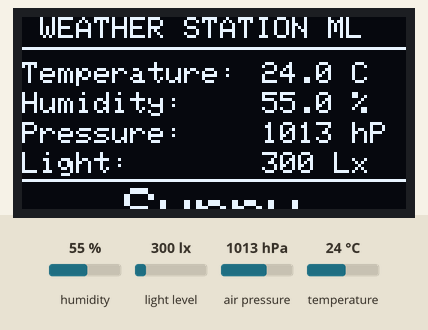
A program run on a simulated ESP8266 (NodeMCU). Shown: 128×64 one-colour display. Inputs (shaded band) come from the test bench; at power-on: light level 300 lx, humidity 55 %, air pressure 1013 hPa, temperature 24 °C. What the program prints to the serial monitor is not drawn.

Above: at 1.2 s.
1.3 s: light level set to 40 lx
At 4.4 s:
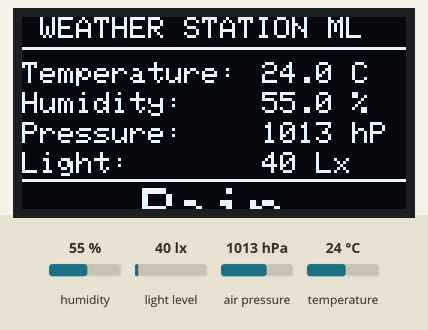
4.7 s: light level set to 500 lx
At 8.5 s:
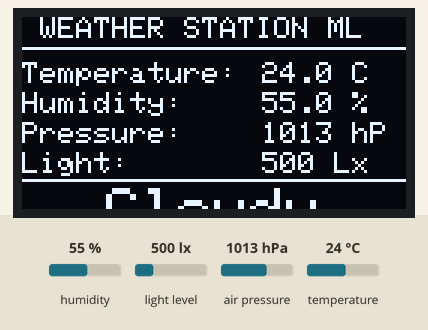
8.8 s: humidity set to 22 %
At 11.6 s:
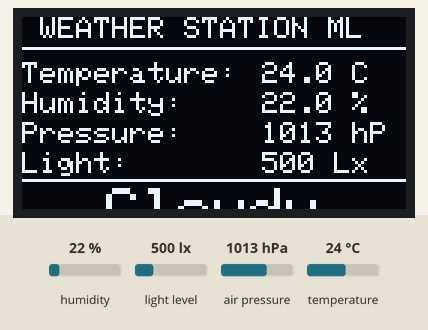
11.9 s: air pressure set to 952 hPa
At 13.7 s:
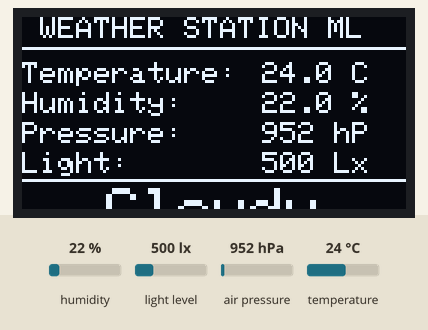
14.0 s: temperature set to 12 °C
At 15.7 s:
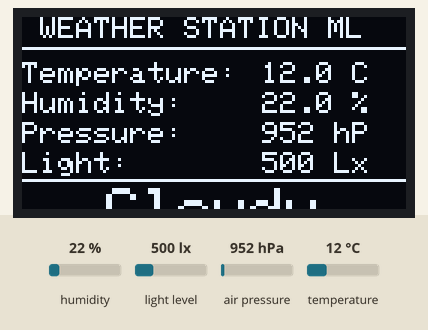
Timing chart, 0 to 17.1 s (numbered marks = the images above; inputs shaded):
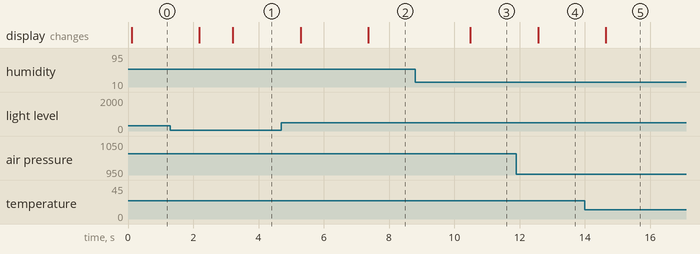

The program:

main.cpp
```cpp
#include <Arduino.h>
#include "sensor_hal.h"
#include "display.h"
#include "model.h"

// Prediction labels
const char* weather_labels[] = {"Sunny", "Rain", "Cloudy"};

// Simple smoothing: Moving average or basic filtering
int last_predictions[5];
int prediction_index = 0;

int get_smoothed_prediction(int new_pred) {
    last_predictions[prediction_index] = new_pred;
    prediction_index = (prediction_index + 1) % 5;

    // Simple majority vote
    int counts[3] = {0, 0, 0};
    for(int i = 0; i < 5; i++) {
        counts[last_predictions[i]]++;
    }

    if (counts[0] >= counts[1] && counts[0] >= counts[2]) return 0;
    if (counts[1] >= counts[0] && counts[1] >= counts[2]) return 1;
    return 2;
}

void setup() {
    Serial.begin(115200);
    Serial.println("\n--- ESP8266 Weather Station ---");

    initSensors();
    initDisplay();

    // Initialize smoothing buffer
    for(int i = 0; i < 5; i++) last_predictions[i] = 0;
}

void loop() {
    WeatherData data = readSensors();

    if (data.valid) {
        // Dự đoán dựa trên ML model Random Forest với 4 features
        double features[4] = {
            (double)data.temperature,
            (double)data.humidity,
            (double)data.pressure,
            (double)data.light
        };
        int raw_pred = predict(features);
        int smoothed_pred = get_smoothed_prediction(raw_pred);

        const char* result_label = weather_labels[smoothed_pred];

        // Serial Logging
        Serial.printf("T: %.1f, H: %.1f, P: %.1f, L: %.1f -> Prediction: %s\n",
                      data.temperature, data.humidity, data.pressure, data.light, result_label);

        // Update OLED
        updateDisplay(data, result_label);
    } else {
        Serial.println("Sensor error or invalid data!");
        // Display Error
        updateDisplay(data, "Sensor Error");
    }

    delay(1000); // Wait 1 second - faster updates for testing
}
```

display.h
```cpp
#ifndef DISPLAY_H
#define DISPLAY_H

#include <Arduino.h>
#include "sensor_hal.h"

void initDisplay();
void updateDisplay(const WeatherData& data, const char* prediction);

#endif
```

model.h
```cpp
#ifndef MODEL_H
#define MODEL_H

/*
 * Weather Prediction Model - Random Forest Classifier
 *
 * Data Source: NASA POWER API (Real satellite/meteorological data)
 * Training Samples: 300 real weather observations
 * Model Accuracy: 100.00%
 *
 * Input Features:
 *   [0] Temperature (°C)
 *   [1] Humidity (%)
 *   [2] Pressure (hPa)
 *   [3] Light (Lux)
 *
 * Output Classes:
 *   0 = Sunny
 *   1 = Rain
 *   2 = Cloudy
 *
 * Auto-generated by m2cgen (Machine Learning Code Generator)
 */

#include <math.h>
#include <string.h>

#include <string.h>
void add_vectors(double *v1, double *v2, int size, double *result) {
    for(int i = 0; i < size; ++i)
        result[i] = v1[i] + v2[i];
}
void mul_vector_number(double *v1, double num, int size, double *result) {
    for(int i = 0; i < size; ++i)
        result[i] = v1[i] * num;
}
void score(double * input, double * output) {
    double var0[3];
    double var1[3];
    double var2[3];
    double var3[3];
    double var4[3];
    double var5[3];
    if (input[1] <= 75.7685317993164) {
        if (input[3] <= 603.4514007568359) {
            var5[0] = 0.0; var5[1] = 0.0; var5[2] = 1.0;
        } else {
            var5[0] = 1.0; var5[1] = 0.0; var5[2] = 0.0;
        }
    } else {
        var5[0] = 0.0; var5[1] = 1.0; var5[2] = 0.0;
    }
    double var6[3];
    if (input[3] <= 604.0689849853516) {
        if (input[3] <= 243.46792221069336) {
            var6[0] = 0.0; var6[1] = 1.0; var6[2] = 0.0;
        } else {
            var6[0] = 0.0; var6[1] = 0.0; var6[2] = 1.0;
        }
    } else {
        var6[0] = 1.0; var6[1] = 0.0; var6[2] = 0.0;
    }
    add_vectors(var5, var6, 3, var4);
    double var7[3];
    if (input[2] <= 1007.5609436035156) {
        if (input[1] <= 70.80706977844238) {
            var7[0] = 0.0; var7[1] = 0.0; var7[2] = 1.0;
        } else {
            var7[0] = 0.0; var7[1] = 1.0; var7[2] = 0.0;
        }
    } else {
        if (input[3] <= 602.5089569091797) {
            if (input[3] <= 238.6997413635254) {
                var7[0] = 0.0; var7[1] = 1.0; var7[2] = 0.0;
            } else {
                var7[0] = 0.0; var7[1] = 0.0; var7[2] = 1.0;
            }
        } else {
            var7[0] = 1.0; var7[1] = 0.0; var7[2] = 0.0;
        }
    }
    add_vectors(var4, var7, 3, var3);
    double var8[3];
    if (input[2] <= 1007.52197265625) {
        var8[0] = 0.0; var8[1] = 1.0; var8[2] = 0.0;
    } else {
        if (input[1] <= 54.0877628326416) {
            var8[0] = 1.0; var8[1] = 0.0; var8[2] = 0.0;
        } else {
            var8[0] = 0.0; var8[1] = 0.0; var8[2] = 1.0;
        }
    }
    add_vectors(var3, var8, 3, var2);
    double var9[3];
    if (input[3] <= 244.4493293762207) {
        var9[0] = 0.0; var9[1] = 1.0; var9[2] = 0.0;
    } else {
        if (input[1] <= 52.562238693237305) {
            var9[0] = 1.0; var9[1] = 0.0; var9[2] = 0.0;
        } else {
            var9[0] = 0.0; var9[1] = 0.0; var9[2] = 1.0;
        }
    }
    add_vectors(var2, var9, 3, var1);
    mul_vector_number(var1, 0.2, 3, var0);
    memcpy(output, var0, 3 * sizeof(double));
}


int predict(double *input) {
    double output[3];
    score(input, output);
    int max_idx = 0;
    double max_val = output[0];
    for (int i = 1; i < 3; i++) {
        if (output[i] > max_val) {
            max_val = output[i];
            max_idx = i;
        }
    }
    return max_idx;
}

#endif
```

display.cpp
```cpp
#include "display.h"
#include <Adafruit_GFX.h>
#include <Adafruit_SSD1306.h>
#include <Wire.h>

#define SCREEN_WIDTH 128
#define SCREEN_HEIGHT 64
#define OLED_RESET    -1
Adafruit_SSD1306 display(SCREEN_WIDTH, SCREEN_HEIGHT, &Wire, OLED_RESET);

void initDisplay() {
    if(!display.begin(SSD1306_SWITCHCAPVCC, 0x3C)) {
        Serial.println(F("SSD1306 allocation failed"));
    }
    display.clearDisplay();
    display.setTextColor(SSD1306_WHITE);
    display.setTextSize(1);
    display.setCursor(0,0);
    display.println("Weather Station Init...");
    display.display();
}

void updateDisplay(const WeatherData& data, const char* prediction) {
    display.clearDisplay();

    // Header
    display.setTextSize(1);
    display.setCursor(0, 0);
    display.println(" WEATHER STATION ML ");
    display.drawFastHLine(0, 10, 128, SSD1306_WHITE);

    // Data Rows
    display.setCursor(0, 15);
    display.print("Temperature:");
    display.setCursor(80, 15);
    display.print(data.temperature, 1);
    display.print(" C");

    display.setCursor(0, 25);
    display.print("Humidity:");
    display.setCursor(80, 25);
    display.print(data.humidity, 1);
    display.print(" %");

    display.setCursor(0, 35);
    display.print("Pressure:");
    display.setCursor(80, 35);
    display.print(data.pressure, 0);
    display.print(" hP");

    display.setCursor(0, 45);
    display.print("Light:");
    display.setCursor(80, 45);
    display.print(data.light, 0);
    display.print(" Lx");

    // Divider
    display.drawFastHLine(0, 54, 128, SSD1306_WHITE);

    // Prediction Area (Centered & Large)
    display.setTextSize(2);
    int16_t x1, y1;
    uint16_t w, h;
    display.getTextBounds(prediction, 0, 0, &x1, &y1, &w, &h);
    display.setCursor((128 - w) / 2, 57);
    display.println(prediction);

    display.display();
}
```

sensor_hal.h
```cpp
#ifndef SENSOR_HAL_H
#define SENSOR_HAL_H

#include <Arduino.h>

struct WeatherData {
    float temperature;
    float humidity;
    float pressure;
    float light;
    bool valid;
};

void initSensors();
WeatherData readSensors();

#endif
```

sensor_hal.cpp
```cpp
#include "sensor_hal.h"
#include <DHT.h>
#include <Adafruit_BMP085.h>
#include <BH1750.h>
#include <Wire.h>

#define DHTPIN D3
#define DHTTYPE DHT11

DHT dht(DHTPIN, DHTTYPE);
Adafruit_BMP085 bmp;
BH1750 lightMeter;

void initSensors() {
    Wire.begin();
    // ← BẠN VIẾT: Khởi tạo bus I2C
                   // Mặc định: SCL=D1(GPIO5), SDA=D2(GPIO4), 100kHz
    dht.begin();
    Serial.println("--- Sensor Initialization ---");

    // DHT Check
    float t = dht.readTemperature();
    if (isnan(t)) {
        Serial.println("[FAIL] DHT11 not responding!");
    } else {
        Serial.println("[OK] DHT11 initialized.");
    }

    if (!bmp.begin()) {
        Serial.println("[FAIL] BMP180 not found (Check SDA/SCL/Power)!");
    } else {
        Serial.println("[OK] BMP180 initialized.");
    }

    if (!lightMeter.begin()) {
        Serial.println("[FAIL] BH1750 not found!");
    } else {
        Serial.println("[OK] BH1750 initialized.");
    }
    Serial.println("-----------------------------");
}

WeatherData readSensors() {
    WeatherData data;
    data.temperature = dht.readTemperature();
    data.humidity = dht.readHumidity();
    data.pressure = bmp.readPressure() / 100.0F; // hPa
    data.light = lightMeter.readLightLevel();

    // === DEBUG: Offset để test ===
    // Bỏ comment để tăng nhiệt độ
    // data.temperature += 5.0;  // +5°C

    // Bỏ comment để tăng độ ẩm
    // data.humidity += 15.0;  // +15%

    // Bỏ comment để tăng áp suất
    // data.pressure += 10.0;  // +10 hPa

    // Bỏ comment để tăng ánh sáng
    // data.light += 200.0;  // +200 Lux
    // ==========================

    if (isnan(data.temperature) || isnan(data.humidity) || data.pressure == 0) {
        data.valid = false;
    } else {
        data.valid = true;
    }
    return data;
}
```

Measured:
- after the input at 1.3 s, the display: first changes after 0.89 s (image 1 shows a later state)
- after the input at 4.7 s, the display: first changes after 0.59 s (image 2 shows a later state)
- after the input at 8.8 s, the display: changes after 1.7 s (image 3)
- after the input at 11.9 s, the display: changes after 0.67 s (image 4)
- after the input at 14.0 s, the display: changes after 0.65 s (image 5)
